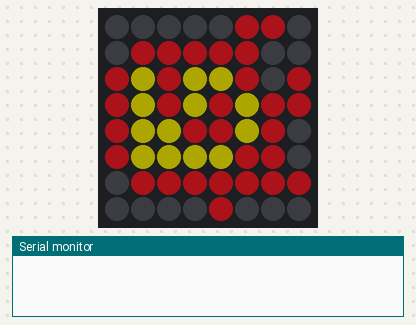
A sketch run on a simulated Arduino Uno, built with avr-gcc and run on an emulated ATmega328P. Shown: 8×8 RGB LED matrix (first LED top left, wired row by row), the last lines printed to the serial monitor. Dim RGB values are drawn brighter than linear; random numbers use the default seed unless the sketch sets one.

Above: at 0.1 s.
At 0.6 s:
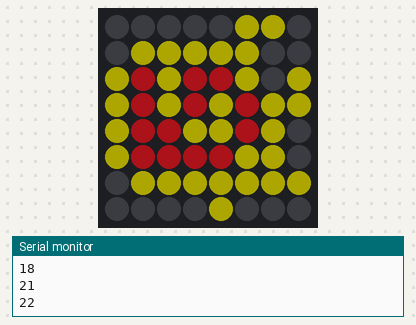

The sketch:

L.E.D.ino
```cpp
#include <Adafruit_GFX.h>
#include <Adafruit_NeoMatrix.h>

Adafruit_NeoMatrix matrix = Adafruit_NeoMatrix(8, 8, 6,
  NEO_MATRIX_TOP     + NEO_MATRIX_RIGHT +
  NEO_MATRIX_COLUMNS + NEO_MATRIX_PROGRESSIVE,
  NEO_GRB            + NEO_KHZ800);

int sensorPin = 1;
int val = 0;
int prevVal;

int reds[] = {2,3,6,8,11,12,13,14,16,17,18,21,22,25,27,28,30,31,33,36,38,41,42,43,46,49,54,58,59,60,61};
int yellows[] = {19,20,26,29,34,35,37,44,45,50,51,52,53};

int reds2[] = {4,3,7,9,11,12,13,14,16,17,18,21,22,25,27,28,30,23,33,36,38,41,42,43,46,49,54,58,59,60,61};
int reds3[] = {10,4,5,8,11,12,13,14,15,16,17,18,21,22,25,27,28,30,31,33,36,38,41,42,43,46,49,54,58,59,60,61};

void fireball(){
  for (int i = 0; i < (sizeof(reds)/sizeof(int)); i ++){

    matrix.setPixelColor(reds[i],237,27,36);
  }
  for (int i = 0; i < (sizeof(yellows)/sizeof(int)); i++){
    matrix.setPixelColor(yellows[i],254,242,0);
  }
}

void fireball2(){
  for (int i = 0; i < (sizeof(reds2)/sizeof(int)); i ++){
    Serial.println(reds2[i]);
    matrix.setPixelColor(reds2[i],237,27,36);
  }
  for (int i = 0; i < (sizeof(yellows)/sizeof(int)); i++){
    //Serial.println("Pixel at " + yellows[i] + " is yellow");
    matrix.setPixelColor(yellows[i],254,242,0);
  }
}

void fireball3(){
  for (int i = 0; i < (sizeof(reds3)/sizeof(int)); i ++){
    Serial.println(reds3[i]);
    matrix.setPixelColor(reds3[i],237,27,36);
  }
  for (int i = 0; i < (sizeof(yellows)/sizeof(int)); i++){
    //Serial.println("Pixel at " + yellows[i] + " is yellow");
    matrix.setPixelColor(yellows[i],254,242,0);
  }
}

void fireballflip(){
  for (int i = 0; i < (sizeof(yellows)/sizeof(int)); i ++){
    Serial.println(reds[i]);
    matrix.setPixelColor(yellows[i],237,27,36);
  }
  for (int i = 0; i < (sizeof(reds)/sizeof(int)); i++){
    //Serial.println("Pixel at " + yellows[i] + " is yellow");
    matrix.setPixelColor(reds[i],254,242,0);
  }
}

int m_red[] = {0,1,2,3,8,9,10,11,16,17,18,19,24,25,26,27};
int m_green[] = {4,5,6,7,12,13,14,15,20,21,22,23,28,29,30,31};
int m_blue[] = {32,33,34,35,40,41,42,43,48,49,50,51,56,57,58,59};
int m_yellow[] = {36,37,38,39,44,45,46,47,52,53,54,55,60,61,62,63};

void microsoft(){
  for (int i = 0; i < (sizeof(m_red)/sizeof(int)); i ++){
    matrix.setPixelColor(m_red[i],243,83,37);
  }
  for (int i = 0; i < (sizeof(m_green)/sizeof(int)); i ++){
    matrix.setPixelColor(m_green[i],129,188,6);
  }
  for (int i = 0; i < (sizeof(m_blue)/sizeof(int)); i ++){
    matrix.setPixelColor(m_blue[i],5,166,240);
  }
  for (int i = 0; i < (sizeof(m_yellow)/sizeof(int)); i ++){
    matrix.setPixelColor(m_yellow[i],255,186,8);
  }
}

void microsoft2(){
  for (int i = 0; i < (sizeof(m_red)/sizeof(int)); i ++){
    matrix.setPixelColor(m_yellow[i],243,83,37);
  }
  for (int i = 0; i < (sizeof(m_green)/sizeof(int)); i ++){
    matrix.setPixelColor(m_red[i],129,188,6);
  }
  for (int i = 0; i < (sizeof(m_blue)/sizeof(int)); i ++){
    matrix.setPixelColor(m_green[i],5,166,240);
  }
  for (int i = 0; i < (sizeof(m_yellow)/sizeof(int)); i ++){
    matrix.setPixelColor(m_blue[i],255,186,8);
  }
}

int randomNum(){
  int randNum = random(1,266);
  Serial.println(randNum);
  return randNum;
}

void setup() {
  Serial.begin(9600);
  matrix.begin();
  matrix.setBrightness(50);
  prevVal = 0;
  matrix.fillScreen(0);
}

void clear(){
  for (int i = 0; i < 64; i++){
    matrix.setPixelColor(i,0,0,0);
  }
}

void loop() {
  //Basic Sound Reactive
  /*val = analogRead(sensorPin);
  for (int j = 0; j < 64; j++){
    if (val%3 == 0){
      matrix.setPixelColor(j,0,2*val,2*val);
    }
    else{
      matrix.setPixelColor(j,0,2*val,0);
    }
  }
  matrix.show();*/

  /*for (int j = 15; j < 79; j++){
    matrix.setPixelColor(j-15,j,j*2,j*3);
  }*/

  //Fireball flip animation
  matrix.clear();
  fireball();
  matrix.show();
  delay(500);
  fireballflip();
  matrix.show();
  delay(500);

  /*val = analogRead(sensorPin);
  if (val%2 == 0){
    microsoft();
  }
  else{
    microsoft2();
  }
  matrix.show();
  delay(100);*/

  //Fireball gif - sound reactive
  /*val = analogRead(sensorPin);
    if (val%3 == 0){
      fireball();
      matrix.show();
    }
    else if (val%2 == 0){
      fireball2();
      matrix.show();
    }
    else{
      fireball3();
      matrix.show();
    }
  matrix.show();
  delay(10); */

  //Fireball flip - sound reactive
  /*val = analogRead(sensorPin);
  Serial.println(val);
  if (val%2 == 0){
    fireball();
  }
  else{
    fireballflip();
  }
  matrix.show();
  delay(100);*/
/*
  val = analogRead(sensorPin);
  int num1 = randomNum();
  int num2 = randomNum();
  int num3 = randomNum();

  //matrix.setBrightness(val-100);

  Serial.println(val);
  if ((val - prevVal) > 7 || (prevVal - val) > 7){
    for (int j=0; j < 64;j++){
      matrix.setPixelColor(j,num1,num2,num3);
    }
  }
  matrix.show();
  prevVal = val;
  delay(0.5);*/
}
```

Measured:
- what the display in image 1 shows lasts 0.5 s, from 0.5 s to 1.0 s
